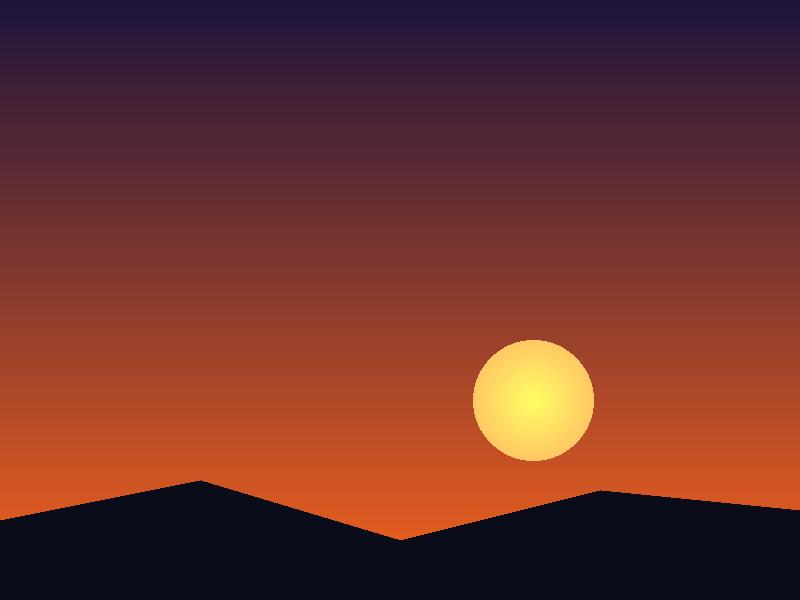
#> input picture test_sunset.jpg, 800 x 600 px
$ python -i composition.py   (imports and definitions only)   (older library calls are emulated)
#> lines starting #> are read from the running program, lines starting #| are printed output that depends on the picture; after the words box and inside, x2 and y2 are one past the last pixel; in counts of white or black regions, pixels touching at a corner belong together
from math import gcd

import cv2
import numpy as np


# [160 lines left out: functions simplified_aspect_ratio, dominant_composition_technique, detect_lines, analyze_horizon, _rule_of_thirds, _leading_lines, not called in this run]


def _symmetry_patterns(img_gray) -> dict:
    sym_img = cv2.resize(img_gray, (120, 120))
    left_side = sym_img[:, :60]
    right_side = sym_img[:, 60:]
    right_side_flipped = cv2.flip(right_side, 1)
    h_sym_score = float(np.mean(cv2.matchTemplate(left_side, right_side_flipped, cv2.TM_CCOEFF_NORMED)))
    h_sym_score = max(0.0, h_sym_score) * 100

    top_side = sym_img[:60, :]
    bottom_side = sym_img[60:, :]
    bottom_side_flipped = cv2.flip(bottom_side, 0)
    v_sym_score = float(np.mean(cv2.matchTemplate(top_side, bottom_side_flipped, cv2.TM_CCOEFF_NORMED)))
    v_sym_score = max(0.0, v_sym_score) * 100

    grid_rows, grid_cols = 4, 4
    cell_h, cell_w = 30, 30
    canny_sym = cv2.Canny(sym_img, 50, 150)
    densities = []
    for r_idx in range(grid_rows):
        for c_idx in range(grid_cols):
            cell = canny_sym[r_idx*cell_h:(r_idx+1)*cell_h, c_idx*cell_w:(c_idx+1)*cell_w]
            densities.append(np.mean(cell > 0))
    avg_density = np.mean(densities)
    std_density = np.std(densities)
    is_pattern = avg_density > 0.03 and std_density < 0.02
    pattern_score = 100 * (1.0 - std_density / max(0.01, avg_density + std_density)) if avg_density > 0.02 else 0.0
    pattern_score = min(100.0, max(0.0, pattern_score))

    symmetry_score = max(h_sym_score, v_sym_score)
    sym_desc = "Low symmetry or structural pattern detected. This works fine for dynamic, informal, or asymmetrical subjects."
    if is_pattern and pattern_score > 70:
        sym_desc = "Strong repeating texture pattern detected across the image, creating a rhythmic and harmonious structure."
    elif symmetry_score > 78:
        sym_desc = f"Excellent {'horizontal' if h_sym_score > v_sym_score else 'vertical'} symmetry detected, projecting balance, order, and classical harmony."

    return {
        "score": round(max(symmetry_score, pattern_score), 1),
        "horizontal_symmetry_score": round(h_sym_score, 1),
        "vertical_symmetry_score": round(v_sym_score, 1),
        "pattern_score": round(pattern_score, 1),
        "is_pattern": bool(is_pattern),
        "description": sym_desc
    }


# [108 lines left out: functions _framing, _negative_space, _golden_ratio, analyze_composition_rules, analyze_crop, not called in this run]

>>> import cv2
>>> picture = cv2.imread('../../../../test_sunset.jpg', cv2.IMREAD_GRAYSCALE)
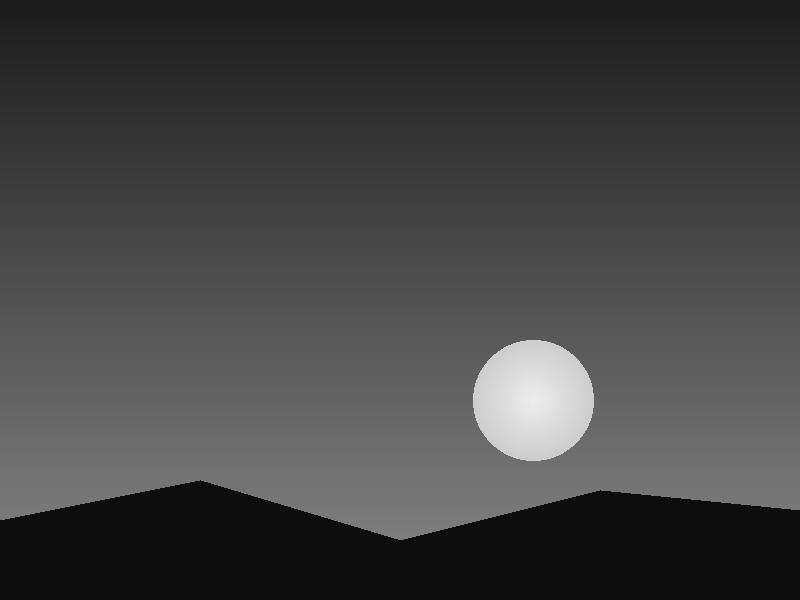
#> picture: shape (600, 800); min 0, max 237, mean 66.5
>>> result = _symmetry_patterns(picture)
#> in _symmetry_patterns, `sym_img = cv2.resize(img_gray, (120, 120))`:
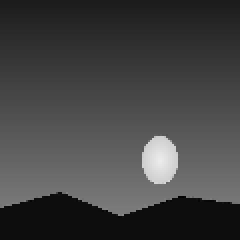
#> sym_img: shape (120, 120) (shown 2 times larger); min 1, max 236, mean 66.5
#> in _symmetry_patterns, `right_side_flipped = cv2.flip(right_side, 1)`:
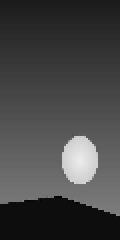
#> right_side_flipped: shape (120, 60) (shown 2 times larger); min 1, max 236, mean 69.6
#> in _symmetry_patterns, `h_sym_score = float(np.mean(cv2.matchTemplate(left_side, right_side_fl..`: h_sym_score = 0.82
#> in _symmetry_patterns, `h_sym_score = max(0.0, h_sym_score) * 100`: h_sym_score = 82.03
#> in _symmetry_patterns, `top_side = sym_img[:60, :]`:
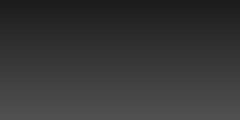
#> top_side: shape (60, 120) (shown 2 times larger); min 28, max 80, mean 54.2
#> in _symmetry_patterns, `bottom_side = sym_img[60:, :]`:
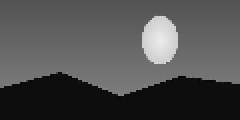
#> bottom_side: shape (60, 120) (shown 2 times larger); min 1, max 236, mean 78.9
#> in _symmetry_patterns, `bottom_side_flipped = cv2.flip(bottom_side, 0)`:
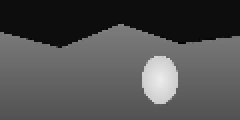
#> bottom_side_flipped: shape (60, 120) (shown 2 times larger); min 1, max 236, mean 78.9
#> in _symmetry_patterns, `v_sym_score = float(np.mean(cv2.matchTemplate(top_side, bottom_side_fl..`: v_sym_score = 0.59
#> in _symmetry_patterns, `v_sym_score = max(0.0, v_sym_score) * 100`: v_sym_score = 59
#> in _symmetry_patterns, `canny_sym = cv2.Canny(sym_img, 50, 150)`:
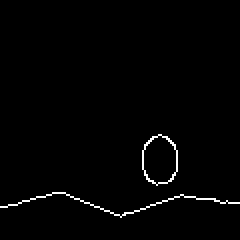
#> canny_sym: shape (120, 120) (shown 2 times larger); 1.4% white in thin lines or dots, all inside (x1, y1, x2, y2) = (0, 67, 120, 109)
#> after the loop in _symmetry_patterns, `for r_idx in range(grid_rows):`: densities = [0, 0, 0, 0, 0, 0, 0, 0, 0, 0, 0.0689, 0, 0.0333, 0.0333, 0.0489, 0.0344]
#> in _symmetry_patterns, `avg_density = np.mean(densities)`: avg_density = 0.0137
#> in _symmetry_patterns, `std_density = np.std(densities)`: std_density = 0.0217
#> in _symmetry_patterns, `is_pattern = avg_density > 0.03 and std_density < 0.02`: is_pattern = False
#> in _symmetry_patterns, `pattern_score = 100 * (1.0 - std_density / max(0.01, avg_density + std..`: pattern_score = 0
#> in _symmetry_patterns, `symmetry_score = max(h_sym_score, v_sym_score)`: symmetry_score = 82.03
#> result = 6 items
